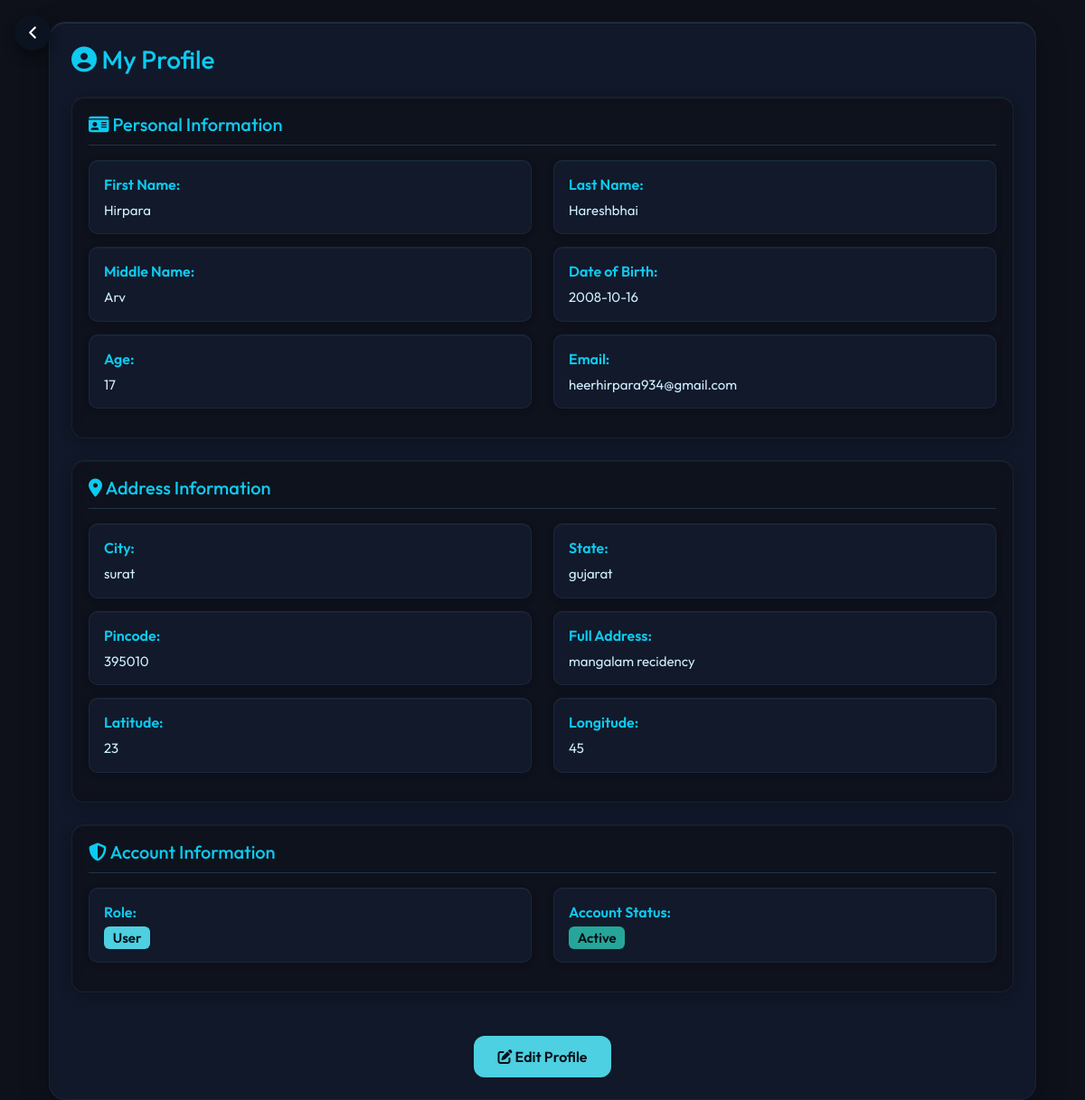
Page /profile (signed in) on the committed database.
### tables this page shows
CREATE TABLE users (
                id INTEGER PRIMARY KEY AUTOINCREMENT,
                fname TEXT,
                mname TEXT,
                lname TEXT,
                dob TEXT,
                age INTEGER,
                email TEXT UNIQUE,
                password TEXT,
                role TEXT
            , patient_city TEXT, patient_state TEXT, patient_pincode TEXT, patient_address TEXT, patient_latitude TEXT, patient_longitude TEXT, profile_photo TEXT, profile_percent INTEGER DEFAULT 33, gender TEXT, mobile TEXT);

### app.py (the view)
@app.route("/profile")
def patient_profile():
    if "user_id" not in session or session.get("role") != "user":
        return redirect("/login")
    conn = get_db()
    user = conn.execute("SELECT * FROM users WHERE id=?", (session["user_id"],)).fetchone()
    conn.close()
    if not user:
        flash("User profile not found", "danger")
        return redirect("/dashboard")
    return render_template("patient_profile.html", user=user)

### app.py (called while the page is built)
def get_db():
    db_manager = DatabaseManager()
    return db_manager.get_connection()

    def get_connection(self):
        conn = sqlite3.connect(self.db_path)
        conn.row_factory = sqlite3.Row
        return conn

### templates/patient_profile.html (shortened to what this page needs)
{% extends "base.html" %}
{% block content %}
<div class="profile-back-btn">
  <a href="/dashboard" title="Back">
    <svg width="22" height="22" viewBox="0 0 24 24" fill="none">
      <path d="M15 18l-6-6 6-6"
            stroke="#ffffff"
            stroke-width="2.4"
            stroke-linecap="round"
            stroke-linejoin="round"/>
    </svg>
  </a>
</div>
<div class="container mt-4">
  <div class="card p-4 patient-profile-card">
    <h3 class="text-info mb-4">
      <i class="fa-solid fa-user-circle"></i> My Profile
    </h3>
    <div class="profile-section mb-4">
      <h5 class="text-info mb-3">
        <i class="fa-solid fa-id-card"></i> Personal Information
      </h5>
      <div class="row">
        <div class="col-md-6">
          <div class="profile-item">
            <strong class="text-info">First Name:</strong>
            <span>{{ user.fname or 'Not provided' }}</span>
          </div>
        </div>
        <div class="col-md-6">
          <div class="profile-item">
            <strong class="text-info">Last Name:</strong>
            <span>{{ user.lname or 'Not provided' }}</span>
          </div>
        </div>
      </div>
      <div class="row">
        <div class="col-md-6">
          <div class="profile-item">
            <strong class="text-info">Middle Name:</strong>
            <span>{{ user.mname or 'Not provided' }}</span>
          </div>
        </div>
        <div class="col-md-6">
          <div class="profile-item">
            <strong class="text-info">Date of Birth:</strong>
            <span>{{ user.dob or 'Not provided' }}</span>
          </div>
        </div>
      </div>
      <div class="row">
        <div class="col-md-6">
          <div class="profile-item">
            <strong class="text-info">Age:</strong>
            <span>{{ user.age or 'Not provided' }}</span>
          </div>
        </div>
        <div class="col-md-6">
          <div class="profile-item">
            <strong class="text-info">Email:</strong>
            <span>{{ user.email or 'Not provided' }}</span>
          </div>
        </div>
      </div>
    </div>
    <div class="profile-section mb-4">
      <h5 class="text-info mb-3">
        <i class="fa-solid fa-map-marker-alt"></i> Address Information
      </h5>
      <div class="row">
        <div class="col-md-6">
          <div class="profile-item">
            <strong class="text-info">City:</strong>
            <span>{{ user.patient_city or 'Not provided' }}</span>
          </div>
        </div>
        <div class="col-md-6">
          <div class="profile-item">
            <strong class="text-info">State:</strong>
            <span>{{ user.patient_state or 'Not provided' }}</span>
          </div>
        </div>
      </div>
      <div class="row">
        <div class="col-md-6">
          <div class="profile-item">
            <strong class="text-info">Pincode:</strong>
            <span>{{ user.patient_pincode or 'Not provided' }}</span>
          </div>
        </div>
        <div class="col-md-6">
          <div class="profile-item">
            <strong class="text-info">Full Address:</strong>
            <span>{{ user.patient_address or 'Not provided' }}</span>
          </div>
        </div>
      </div>
      {% if user.patient_latitude and user.patient_longitude %}
      <div class="row">
        <div class="col-md-6">
          <div class="profile-item">
            <strong class="text-info">Latitude:</strong>
            <span>{{ user.patient_latitude }}</span>
          </div>
        </div>
        <div class="col-md-6">
          <div class="profile-item">
            <strong class="text-info">Longitude:</strong>
            <span>{{ user.patient_longitude }}</span>
          </div>
        </div>
      </div>
      {% endif %}
    </div>
    <div class="profile-section mb-4">
      <h5 class="text-info mb-3">
        <i class="fa-solid fa-shield-alt"></i> Account Information
      </h5>
      <div class="row">
        <div class="col-md-6">
          <div class="profile-item">
            <strong class="text-info">Role:</strong>
            <span class="badge bg-info">{{ user.role.title() }}</span>
          </div>
        </div>
        <div class="col-md-6">
          <div class="profile-item">
            <strong class="text-info">Account Status:</strong>
            <span class="badge bg-success">Active</span>
          </div>
        </div>
      </div>
    </div>
    <div class="text-center mt-4">
      <button class="btn btn-info" onclick="editProfile()">
        <i class="fa-solid fa-edit"></i> Edit Profile
      </button>
    </div>
  </div>
</div>
{% endblock %}

### static/css/style.css (style rules this page uses)
body { font-family:'Outfit',sans-serif; background:#0b0f1a; color:#fff; }
.card { background:#121b2d; border-radius:20px; box-shadow:0 15px 30px rgba(0,0,0,0.5); }
@media (min-width: 1200px) { .container { max-width: 1140px; } }
@media (min-width: 1200px) { .card { border-radius: 20px; padding: 35px; } }

### templates/base.html (style rules this page uses)
:root { --bg-main: #0b0f1a; --bg-card: #121b2d; --border-soft: #22324a; --text-muted: #9fb3cc; --accent: #4dd0e1; }
* { box-sizing: border-box; }
html, body { max-width: 100%; overflow-x: hidden; }
body { background: #0b0f1a; font-family: 'Outfit', sans-serif; color: #fff; }
img, svg, video, canvas { max-width: 100%; height: auto; }
.container, .container-fluid { width: 100%; }

### templates/patient_profile.html (style rules this page uses)
body { background:#0e111a !important; color:#cfefff !important; }
.patient-profile-card { background:rgba(18, 27, 45, 0.8); border-radius:18px; border:1px solid rgba(34, 50, 74, 0.5); box-shadow:0 8px 32px rgba(0, 0, 0, 0.3), inset 0 1px 0 rgba(255, 255, 255, 0.1); backdrop-filter:blur(10px); -webkit-backdrop-filter:blur(10px); }
.profile-section { background:rgba(14, 17, 26, 0.8); border-radius:14px; padding:18px; margin-bottom:18px; border:1px solid rgba(34, 50, 74, 0.5); box-shadow:0 4px 16px rgba(0, 0, 0, 0.2), inset 0 1px 0 rgba(255, 255, 255, 0.05); backdrop-filter:blur(8px); -webkit-backdrop-filter:blur(8px); }
.profile-section h5 { border-bottom:1px solid #22324a; padding-bottom:10px; margin-bottom:18px; color:#4dd0e1; }
.profile-item { background:rgba(18, 27, 45, 0.9); border-radius:10px; padding:14px 16px; margin-bottom:14px; border:1px solid rgba(34, 50, 74, 0.6); box-shadow:0 2px 8px rgba(0, 0, 0, 0.15), inset 0 1px 0 rgba(255, 255, 255, 0.03); backdrop-filter:blur(5px); -webkit-backdrop-filter:blur(5px); transition:transform .15s ease; }
.profile-item strong { color:#4dd0e1; display:block; margin-bottom:4px; font-weight:600; }
.profile-item span { color:#cfefff; font-size:15px; }
.badge.bg-info { background:#4dd0e1 !important; color:#081018 !important; font-weight:600; }
.badge.bg-success { background:#26a69a !important; color:#081018 !important; font-weight:600; }
.btn-info { background:#4dd0e1; border:none; border-radius:12px; padding:11px 26px; font-weight:600; color:#081018; box-shadow:none; transition:all .18s ease; }
.profile-back-btn { position:fixed; top:16px; left:16px; z-index:10; }
.profile-back-btn a { width:40px; height:40px; border-radius:50%; background:#0b1220; display:flex; align-items:center; justify-content:center; box-shadow:0 6px 14px rgba(0,0,0,.45); transition:.2s; }

### rows in the picture
users: fname "Hirpara", lname "Hareshbhai", mname "Arv", dob "2008-10-16", age "17", email "heerhirpara934@gmail.com", patient_city "surat", patient_state "gujarat", patient_pincode "395010", patient_address "mangalam recidency", patient_latitude "23", patient_longitude "45", role "User"
